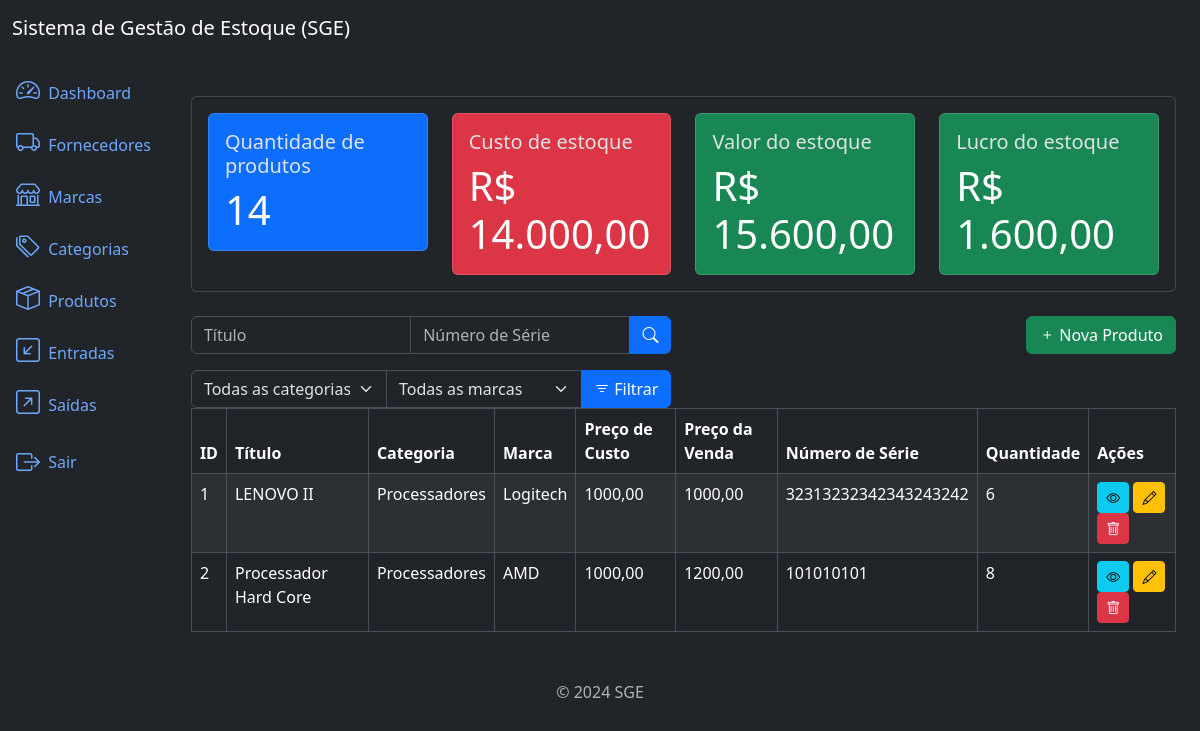
Before: /products/list (signed in) with the older database file.
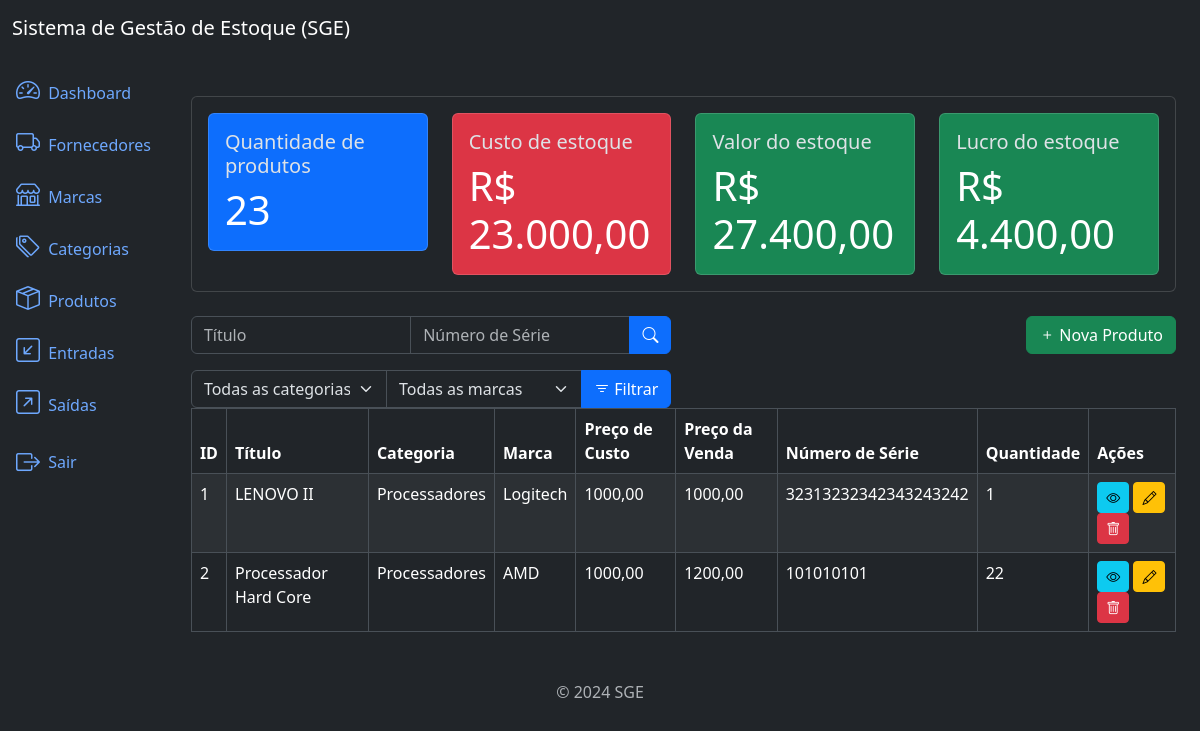
After: the same page with the newer database file.
### products/models.py (models this page shows, shortened)
class Product(models.Model):
    title = models.CharField(max_length=500)
    category = models.ForeignKey(Category, on_delete=models.PROTECT, related_name='products')
    brand = models.ForeignKey(Brand, on_delete=models.PROTECT, related_name='products')
    description = models.TextField(null=True, blank=True)
    serie_number = models.CharField(max_length=200, null=True, blank=True)
    cost_price = models.DecimalField(max_digits=20, decimal_places=2)
    selling_price = models.DecimalField(max_digits=20, decimal_places=2)
    quantity = models.IntegerField(default=0)
    created_at = models.DateTimeField(auto_now_add=True)
    updated_at = models.DateTimeField(auto_now=True)
    class Meta:
        ordering = ['title']

### categories/models.py (models this page shows)
class Category(models.Model):
    name = models.CharField(max_length=500)
    description = models.TextField(null=True, blank=True)
    created_at = models.DateTimeField(auto_now_add=True)
    updated_at = models.DateTimeField(auto_now=True)
    class Meta:
        ordering = ['name']
    def __str__(self):
        return self.name

### brands/models.py (models this page shows)
class Brand(models.Model):
    name = models.CharField(max_length=500)
    description = models.TextField(null=True, blank=True)
    created_at = models.DateTimeField(auto_now_add=True)
    updated_at = models.DateTimeField(auto_now=True)
    class Meta:
        ordering = ['name']
    def __str__(self):
        return self.name

### products/views.py (the view)
# urls.py: path('products/list', ProductListView.as_view(), name='product_list'),
class ProductListView(LoginRequiredMixin, PermissionRequiredMixin, ListView):
    model = Product
    template_name = 'product_list.html'
    context_object_name = 'products'
    paginate_by = 10
    permission_required = 'products.view_product'
    def get_queryset(self):
        queryset = super().get_queryset()
        title = self.request.GET.get("title")
        serie_number = self.request.GET.get("serie_number")
        category = self.request.GET.get("category")
        brand = self.request.GET.get("brand")
        if title:
            queryset = queryset.filter(title__icontains=title)
        if serie_number:
            queryset = queryset.filter(serie_number__icontains=serie_number)
        if category:
            queryset = queryset.filter(category__id=category)
        if brand:
            queryset = queryset.filter(brand__id=brand)
        return queryset
    def get_context_data(self, **kwargs):
        context = super().get_context_data(**kwargs)
        context['product_metrics'] = get_products_metrics()
        context['categories'] = Category.objects.all()
        context['brands'] = Brand.objects.all()
        return context

### utils/metrics.py (called while the page is built)
def get_products_metrics() -> Dict:
    products = Product.objects.all()
    total_cost_price = sum(product.cost_price * product.quantity for product in products)
    total_selling_price = sum(product.selling_price * product.quantity for product in products)
    total_quantity = sum(product.quantity for product in products)
    total_profit = total_selling_price - total_cost_price
    products_metrics = {
        'total_cost_price': number_format(total_cost_price, decimal_pos=2, force_grouping=True),
        'total_selling_price': number_format(total_selling_price, decimal_pos=2, force_grouping=True),
        'total_quantity': total_quantity,
        'total_profit': number_format(total_profit, decimal_pos=2, force_grouping=True)
    }
    return products_metrics

### products/templates/product_list.html (shortened to what this page needs)
{% extends 'base.html' %}
{% block content %}
{% if perms.products.view_product and perms.inflows.view_inflow %}
    {% include 'components/_product_metrics.html' %}
{% endif %}
<div class="row mb-3">
    <div class="col-md-6">
        <form method="get" action="{% url 'product_list' %}">
            <div class="input-group">
                <input type="text" class="form-control" name="title" placeholder="Título" value="{{ request.GET.title }}">
                <input type="text" class="form-control" name="serie_number" placeholder="Número de Série" value="{{ request.GET.serie_number }}">
                <button type="submit" class="btn btn-primary">
                    <i class="bi bi-search"></i>
                </button>
            </div>
        </form>
    </div>
    <div class="col-md-6">
        {% if perms.products.add_product %}
        <a href="{% url 'product_create' %}" class="btn btn-success float-end">
            <i class="bi bi-plus"></i>
            Nova Produto
        </a>
        {% endif %}
    </div>
</div>
<div class="row mb-6">
    <div class="col-md-6">
        <form method="get" action="{% url 'product_list' %}">
            <div class="input-group">
                <select class="form-select" name="category">
                    <option value="" {% if not request.GET.category %} selected {% endif %}>
                        Todas as categorias
                    </option>
                </select>
                <select class="form-select" name="brand">
                    <option value="" {% if request.GET.category %} selected {% endif %}>
                        Todas as marcas
                    </option>
                </select>
                <button type="submit" class="btn btn-primary">
                    <i class="bi bi-filter"></i> Filtrar
                </button>
            </div>
        </form>
    </div>
</div>
<div class="table-responsive">
    <table class="table table-striped table-bordered">
        <thead class="thead-dark">
            <tr>
                <th>ID</th>
                <th>Título</th>
                <th>Categoria</th>
                <th>Marca</th>
                <th>Preço de Custo</th>
                <th>Preço da Venda</th>
                <th>Número de Série</th>
                <th>Quantidade</th>
                <th>Ações</th>
            </tr>
        </thead>
        <tbody>
            {% for product in products %}
            <tr>
                <td>{{ product.id }}</td>
                <td>{{ product.title }}</td>
                <td>{{ product.category }}</td>
                <td>{{ product.brand }}</td>
                <td>{{ product.cost_price }}</td>
                <td>{{ product.selling_price }}</td>
                <td>{{ product.serie_number }}</td>
                <td>{{ product.quantity }}</td>
                <td>
                    <a href="{% url 'product_detail' product.id %}" class="btn btn-info btn-sm">
                        <i class="bi bi-eye"></i>
                    </a>
                    {% if perms.products.change_product %}
                    <a href="{% url 'product_update' product.id %}" class="btn btn-warning btn-sm">
                        <i class="bi bi-pencil"></i>
                    </a>
                    {% endif %}
                    {% if perms.products.delete_product %}
                    <a href="{% url 'product_delete' product.id %}" class="btn btn-danger btn-sm">
                        <i class="bi bi-trash"></i>
                    </a>
                    {% endif %}
                </td>
            </tr>
            {% endfor %}
        </tbody>
    </table>
</div>
{% endblock %}

Changed rows visible on the page:
changed Product "LENOVO II": quantity "6" → "1"
changed Product "Processador Hard Core": quantity "8" → "22"
Other visible differences:
{{ product_metrics.total_quantity }}: "14" → "23"
{{ product_metrics.total_cost_price }}: "14.000,00" → "23.000,00"
{{ product_metrics.total_selling_price }}: "15.600,00" → "27.400,00"
{{ product_metrics.total_profit }}: "1.600,00" → "4.400,00"
